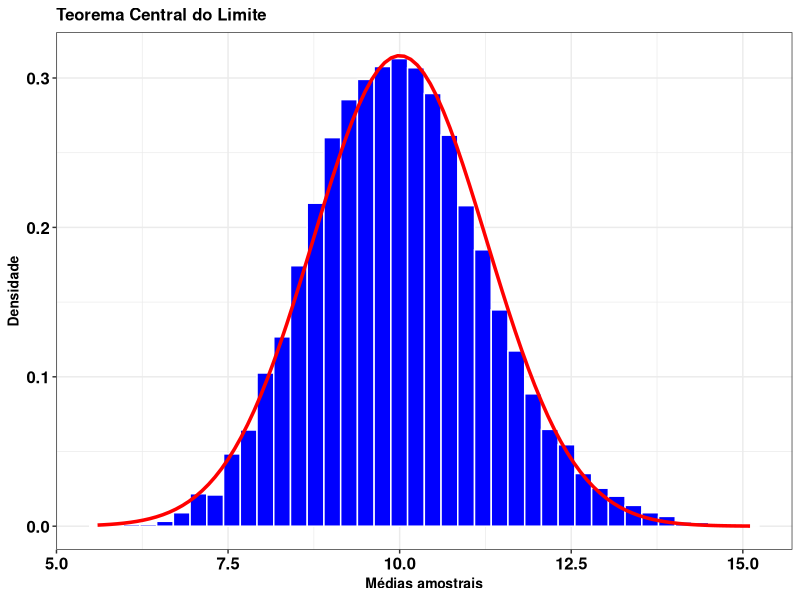

R code for this plot:
library(ggplot2)

n_amostra <- 64
simulacoes <- 10000

# Simulações das médias amostrais
medias <- replicate(simulacoes, mean(rexp(n_amostra, rate = 1/10)))

df <- data.frame(medias = medias)

# Gráfico
ggplot(df, aes(x = medias)) +
  geom_histogram(aes(y = after_stat(density)), bins = 40,
                 fill = "blue", color = "white") +
  stat_function( fun = dnorm, args = list(mean = mean(medias), sd = sd(medias)),
    color = "red", linewidth = 1.2) +
  labs(title = "Teorema Central do Limite", 
       x = "Médias amostrais",y = "Densidade") +
  theme_bw()+
  theme(text = element_text(size=10, face="bold", color="black"),
        axis.text.y = element_text(size = 12, face = "bold", color = "black"),
        axis.text.x = element_text(size = 12, face = "bold", color = "black"),
        legend.title = element_text(size=12))
